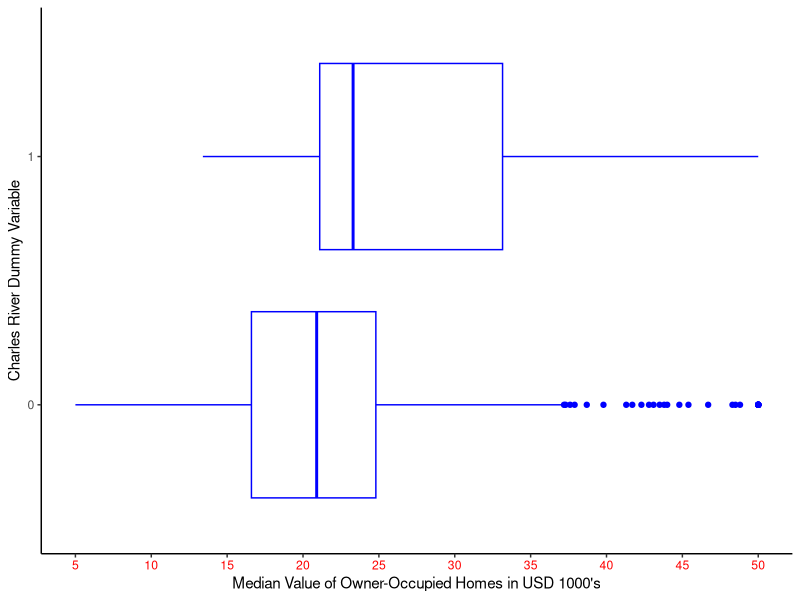

Generate this figure with R:
## ---- chunk 1
library(mlbench)
library(ggplot2)
data(BostonHousing2)

## ---- chunk 2
ggplot(BostonHousing2, aes(x = medv, y = chas)) +
  geom_boxplot(median.color = "red", color= "blue") + theme_classic()+
  theme(
    axis.text.x = element_text(color= "red")
  )+
  labs(x= "Median Value of Owner-Occupied Homes in USD 1000's",
       y= "Charles River Dummy Variable")+
  scale_x_continuous(breaks = seq(0,50, by= 5))
  
## ---- chunk 3
library(tidyverse)
data(midwest)
